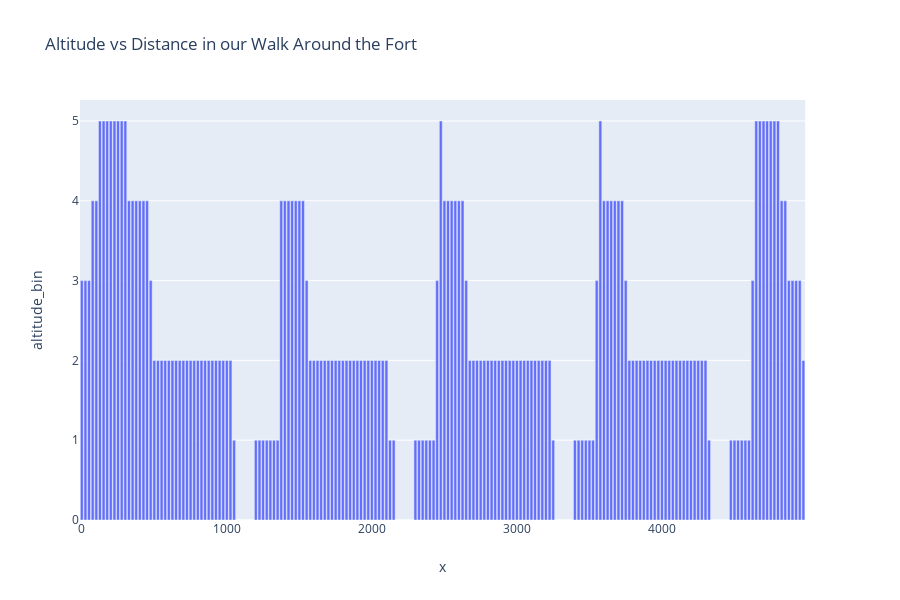

The notebook cell this image was saved under:
### Markdown cell above
Visualizing the bin assignments for each distance window. The signal is still there - but with far less detail. Can we still count the number of laps we walked around the fort? Has it become easier even to count the number of laps?

### Code cell
d['x']=d.index
fig = px.bar(d, x="x", y="altitude_bin", title='Altitude Bin Assignment vs Distance Window in our Walk Around the Fort')
fig.show()

### Figure 1 — Plotly figure (JSON) as saved in the notebook; plotly's stock layout.template omitted (floating-point values rounded to 4 significant figures; data arrays with more than 128 entries replaced by an {"elided": "..."} marker saying what was removed)
{"data": [{"alignmentgroup": "True", "hoverlabel": {"namelength": 0}, "hovertemplate": "x=%{x}<br>altitude_bin=%{y}", "legendgroup": "", "marker": {"color": "#636efa"}, "name": "", "offsetgroup": "", "orientation": "v", "showlegend": false, "textposition": "auto", "type": "bar", "x": {"elided": "200 int values"}, "xaxis": "x", "y": {"elided": "200 int values"}, "yaxis": "y"}], "layout": {"barmode": "relative", "height": 600, "legend": {"tracegroupgap": 0}, "title": {"text": "Altitude vs Distance in our Walk Around the Fort"}, "xaxis": {"anchor": "y", "domain": [0, 0.98], "title": {"text": "x"}}, "yaxis": {"anchor": "x", "domain": [0, 1], "title": {"text": "altitude_bin"}}}}
